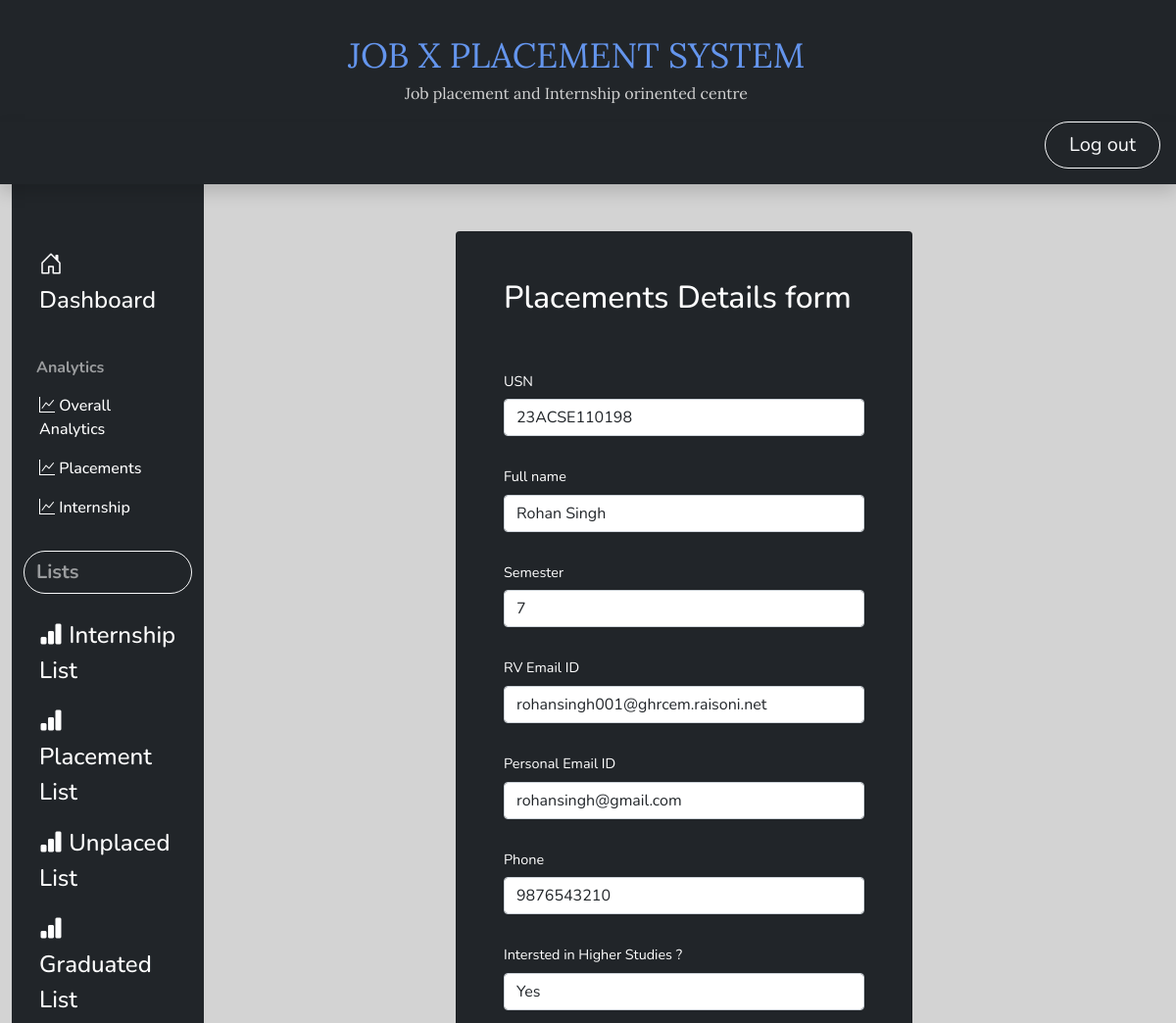
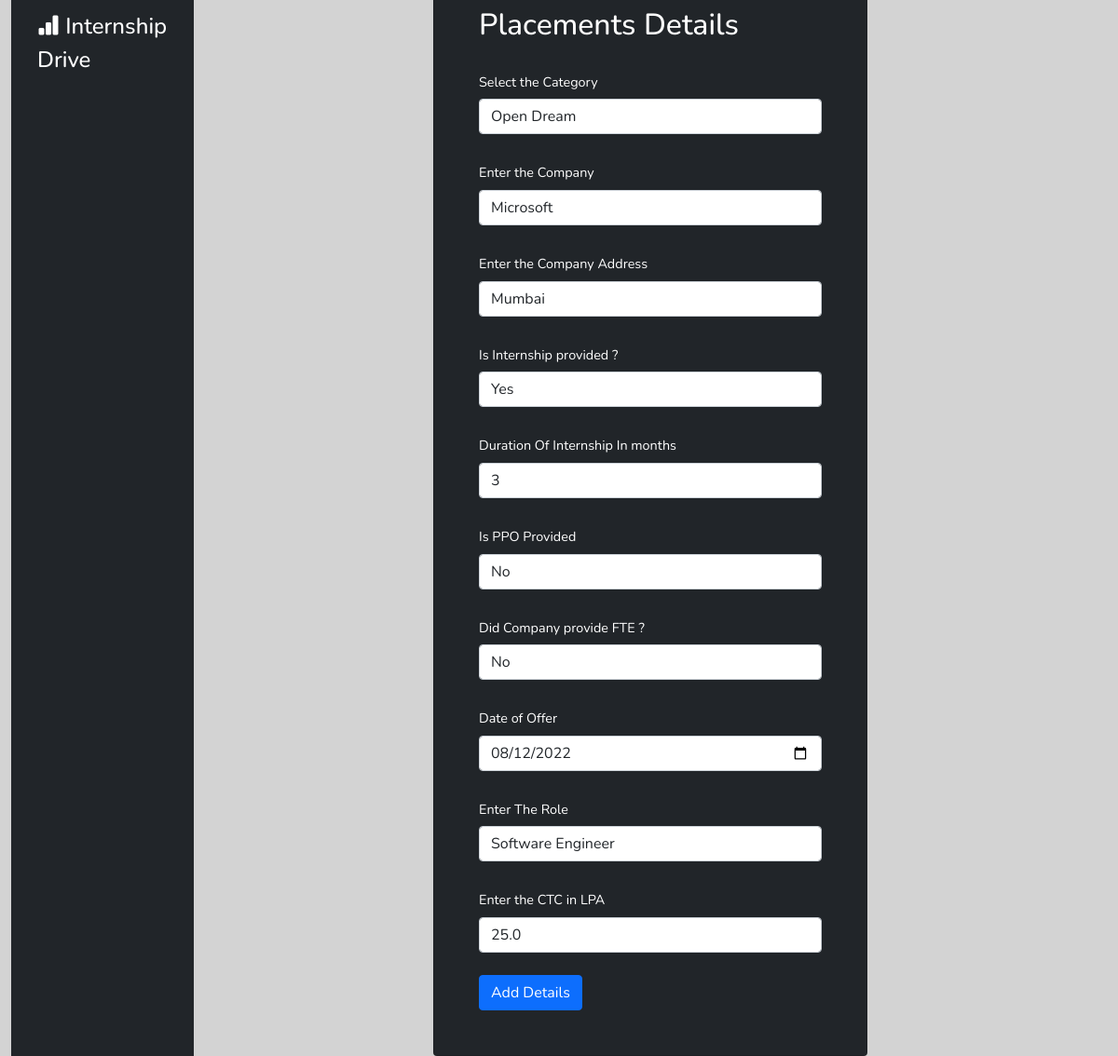
Screenshot of /Student_SPC/Pform/313 (signed in) with the database file from the repository (2 pictures, top to bottom).
### main_app/models.py (models this page shows)
class Placements(models.Model):
    Usn = models.CharField(max_length=15)
    Full_name=models.CharField(max_length=50)
    semester=models.CharField(max_length=15,choices=sem_choices)
    rvce_email=models.CharField(max_length=50)
    personal_email=models.CharField(max_length=50)
    phone=models.CharField(max_length=15)
    Interested_In_higherStudies=models.CharField(max_length=5,choices=higher_choices)
    Category=models.CharField(max_length=20,choices=Type_choices)
    Company=models.CharField(max_length=25)
    Company_addr=models.CharField(max_length=300)
    Intern=models.CharField(max_length=5,choices=higher_choices)
    Duration_of_Internship=models.IntegerField(default=0)
    Ppo=models.CharField(max_length=15,choices=higher_choices)
    Fte=models.CharField(max_length=15,choices=higher_choices)
    Date_of_offer=models.DateField(max_length=25)
    Role=models.CharField(max_length=20)
    Ctc=models.FloatField(default=0)

### main_app/views.py (the view, shortened to what this page needs)
# urls.py: path('Pform/', views.Placements_form,name='Placed_form'),
@login_required
def Placements_form(request,id=0):
    if request.user.is_authenticated:
        if request.method == "GET":
            if id==0:
                form = Placementsform()
            else:
                Place=Placements.objects.get(pk=id)
                form=Placementsform(instance=Place)
            return render(request, "Placements_form.html",{'form':form})

### main_app/templates/Placements_form.html (shortened to what this page needs)
{% extends 'base.html'%}
{% block sidebar %}
{% if user.is_authenticated and user.is_staff or user.is_superuser %}
{% include 'SPCsidebar.html'%}
{% endif %}
{% endblock %}
{% block content %}
{% if user.is_authenticated and user.is_staff or user.is_superuser %}
<main class="col-md-9 ms-sm-auto col-lg-10 px-md-4">
    <div class="card text-white bg-dark col-md-6 offset-md-3 mt-5 p-5">
      <h1 class="h2 mb-4">Placements Details form</h1>
      <form action=" " method="post">
        <div class="mt-4">
          <label class="col-form-label">USN</label>
          {{ form.Usn }}
        </div>
        <div class="mt-4">
          <label class="col-form-label">Full name</label>
          {{ form.Full_name }}
        </div>
        <div class="mt-4">
          <label class="col-form-label">Semester</label>
          {{ form.semester }}
        </div>
        <div class="mt-4">
          <label class="col-form-label">RV Email ID</label>
          {{ form.rvce_email}}
        </div>
        <div class="mt-4">
          <label class="col-form-label">Personal Email ID</label>
          {{ form.personal_email}}
        </div>
        <div class="mt-4">
          <label class="col-form-label">Phone</label>
          {{ form.phone }}
        </div>
        <div class="mt-4">
          <label class="col-form-label">Intersted in Higher Studies ?</label>
          {{ form.Interested_In_higherStudies }}
        </div>
        <br>
        <h2 class="h2 mb-4">Placements Details</h2>
        <div class="mt-4">
          <label class="col-form-label">Select the Category</label>
          {{ form.Category}}
        </div>
        <div class="mt-4">
            <label class="col-form-label">Enter the Company</label>
            {{ form.Company}}
          </div>
          <div class="mt-4">
            <label class="col-form-label">Enter the Company Address</label>
            {{ form.Company_addr}}
          </div>
          <div class="mt-4">
            <label class="col-form-label">Is Internship provided ?</label>
            {{ form.Intern}}
          </div>
          <div class="mt-4">
            <label class="col-form-label">Duration Of Internship In months</label>
            {{ form.Duration_of_Internship}}
          </div>
          <div class="mt-4">
            <label class="col-form-label">Is PPO Provided</label>
            {{ form.Ppo}}
          </div>
          <div class="mt-4">
            <label class="col-form-label">Did Company provide FTE ?</label>
            {{ form.Fte}}
          </div>
          <div class="mt-4">
            <label class="col-form-label">Date of Offer</label>
            {{ form.Date_of_offer}}
          </div>
          <div class="mt-4">
            <label class="col-form-label">Enter The Role</label>
            {{ form.Role}}
          </div>
          <div class="mt-4">
            <label class="col-form-label">Enter the CTC in LPA</label>
            {{ form.Ctc}}
          </div>
        <div class="mt-4">
          <button type="submit" class="btn btn-primary">Add Details</button>
        </div>
      </form>
    </div>
  </main>
{% endif %}
{% endblock %}

### static/css/style.css (style rules this page uses)
body { font-size: 0.9rem; font-family: 'Nunito', sans-serif; background-color:#d3d3d3; }

### rows the page displays
Placements: Usn "23ACSE110198", Full_name "Rohan Singh", semester "7", rvce_email "rohansingh001@ghrcem.raisoni.net", personal_email "rohansingh@gmail.com", phone "9876543210", Interested_In_higherStudies "Yes", Category "Open Dream", Company "Microsoft", Company_addr "Mumbai", Intern "Yes", Duration_of_Internship "3", Ppo "No", Fte "No", Date_of_offer "08/12/2022", Role "Software Engineer", Ctc "25.0"
